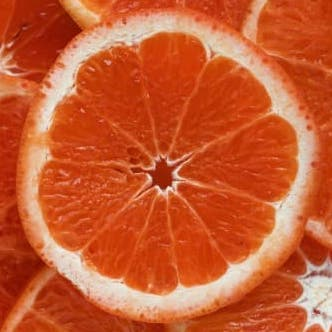
#> input picture opencv python base code/image/test1.jpg, 332 x 332 px, found by its file name
$ python cv_10_2.py
#> lines starting #> are read from the running program, lines starting #| are printed output that depends on the picture; after the words box and inside, x2 and y2 are one past the last pixel; in counts of white or black regions, pixels touching at a corner belong together
import numpy as np
import cv2
import matplotlib.pyplot as plt

def thresholding():
    img = cv2. imread('openCV/startOpenCV/image/test1.jpg', cv2.IMREAD_GRAYSCALE)
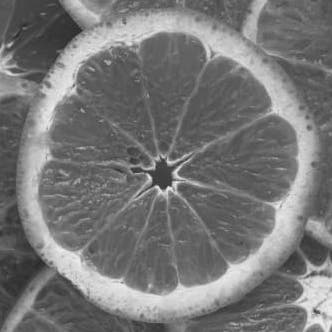
#> img: shape (332, 332); min 36, max 246, mean 118.9
    # 전역 Thresh hold
    ret, thr1 = cv2.threshold(img, 127, 255, cv2.THRESH_BINARY)
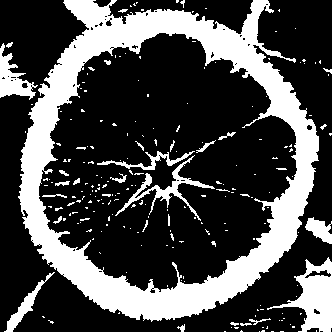
#> thr1: shape (332, 332); 28.8% white; 219 white regions (190 under 20 px), largest, box (x1, y1, x2, y2) and area: (18, 0, 319, 322) 24924, (267, 257, 332, 332) 2026, (115, 155, 215, 221) 946

    # Otsu 바이너리제이션
    ret, thr2 = cv2.threshold(img, 0, 255, cv2.THRESH_BINARY + cv2.THRESH_OTSU)
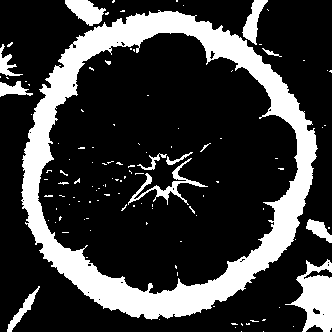
#> thr2: shape (332, 332); 23% white; 117 white regions (104 under 20 px), largest, box (x1, y1, x2, y2) and area: (21, 10, 318, 320) 19916, (285, 259, 332, 332) 1798, (128, 158, 208, 205) 633
#> ret = 142

    # 가우시안 블러 적용 후 Otsu 바이너리 제이션
    blur = cv2.GaussianBlur(img, (5, 5), 0)
    ret, thr3 = cv2.threshold(blur, 0, 255, cv2.THRESH_BINARY + cv2.THRESH_OTSU)
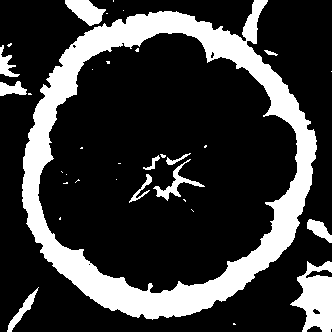
#> thr3: shape (332, 332); 22.7% white; 34 white regions (22 under 20 px), largest, box (x1, y1, x2, y2) and area: (22, 0, 317, 320) 20574, (290, 261, 332, 332) 1826, (65, 0, 106, 26) 613

    titles = ['original noisy', 'Histogram', 'G-Threasholding',
                'original noisy', 'Histogram', 'Otsu Thresholding',
                'Gaussian-filtered', 'Histogram', 'Otsu Threshoing']

    images = [img, 0, thr1, img, 0, thr2, blur, 0, thr3]
    for i in range(3):
        plt.subplot(3, 3, i*3 + 1), plt.imshow(images[i*3], 'gray')
        plt.title(titles[i*3]), plt.xticks([]), plt.yticks([])

        plt.subplot(3,3, i*3 + 2), plt.hist(images[i*3].ravel(), 256)
        plt.title(titles[i*3+1]), plt.xticks([]), plt.yticks([])

        plt.subplot(3, 3, i*3 + 3), plt.imshow(images[i*3 + 2], 'gray')
        plt.title(titles[i*3+2]), plt.xticks([]), plt.yticks([])


    plt.show()
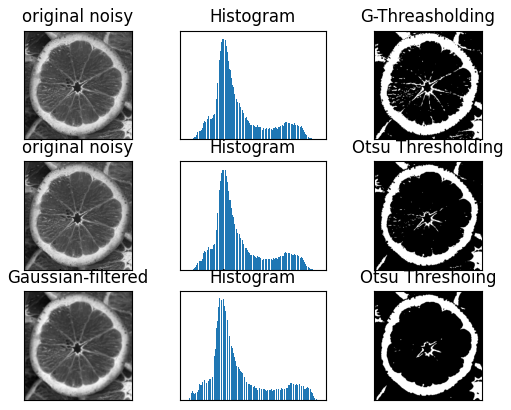
#> figure drawn by matplotlib, 9 panels

thresholding()

$ run again, with opencv python base code/image/test4.jpg copied over opencv python base code/image/test1.jpg
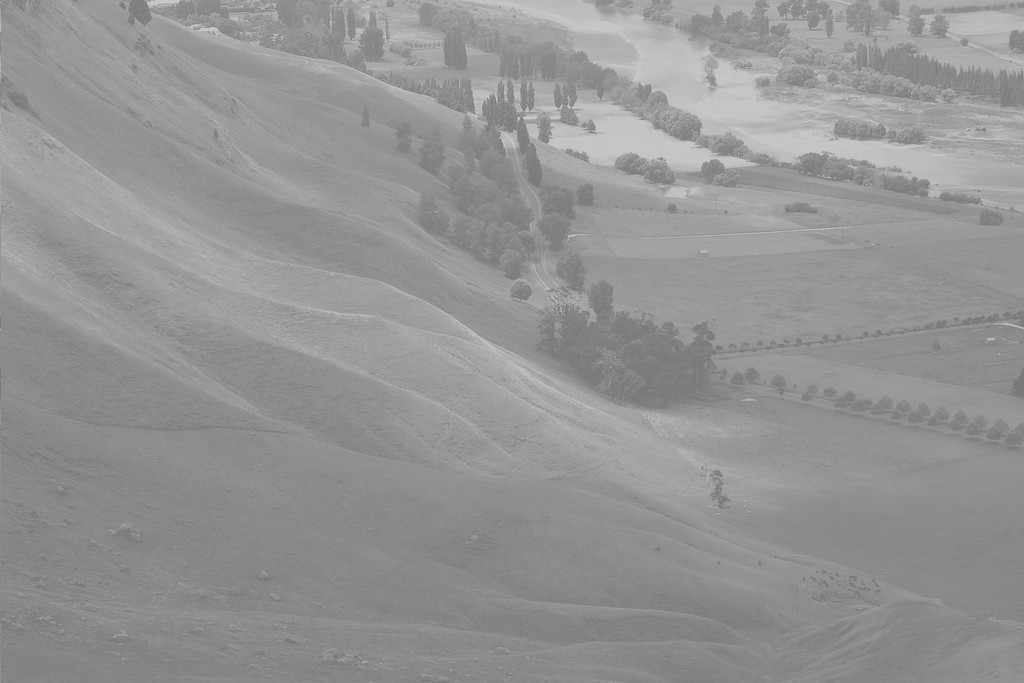
#> input picture opencv python base code/image/test4.jpg, 1024 x 683 px, found by its file name
#> in thresholding, img is the input picture: shape (683, 1024); min 114, max 208, mean 148
#> in thresholding, `ret, thr1 = cv2.threshold(img, 127, 255, cv2.THRESH_BINARY)`:
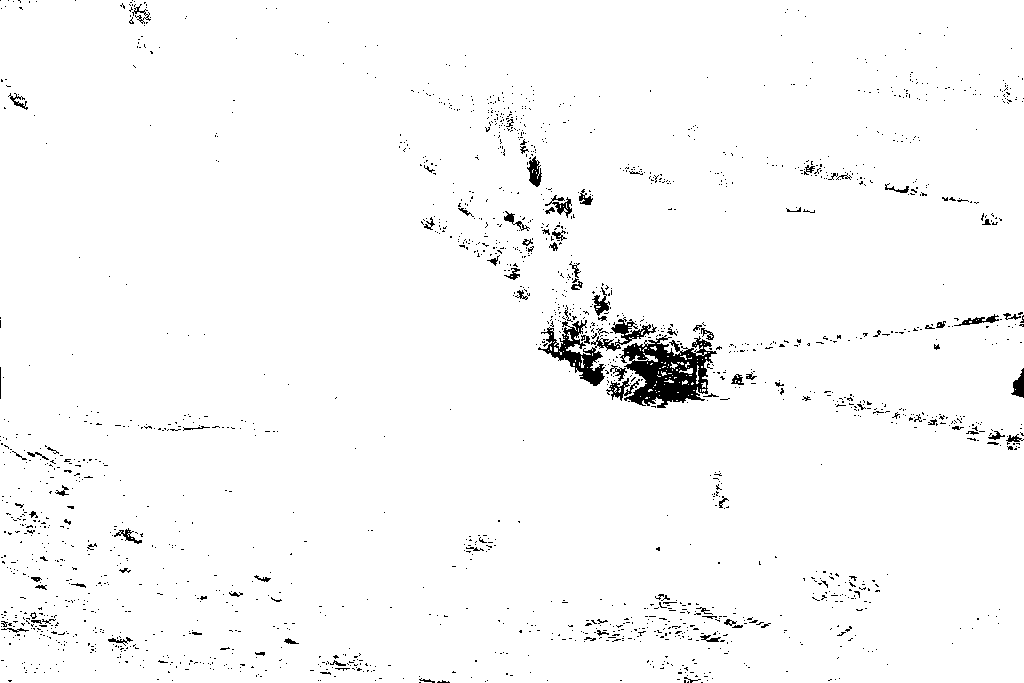
#> thr1: shape (683, 1024); 97.7% white; 1878 black regions (1775 under 20 px), largest, box (x1, y1, x2, y2) and area: (620, 335, 717, 408) 3731, (538, 317, 657, 386) 2075, (606, 378, 640, 401) 260
#> thr2: shape (683, 1024); 28.2% white; 2266 white regions (2160 under 20 px), largest, box (x1, y1, x2, y2) and area: (27, 0, 1024, 322) 112482, (0, 108, 808, 516) 66999, (631, 292, 764, 322) 1106
#> in thresholding, `ret, thr2 = cv2.threshold(img, 0, 255, cv2.THRESH_BINARY + cv2.THRESH_..`: ret = 153
#> in thresholding, `ret, thr3 = cv2.threshold(blur, 0, 255, cv2.THRESH_BINARY + cv2.THRESH..`:
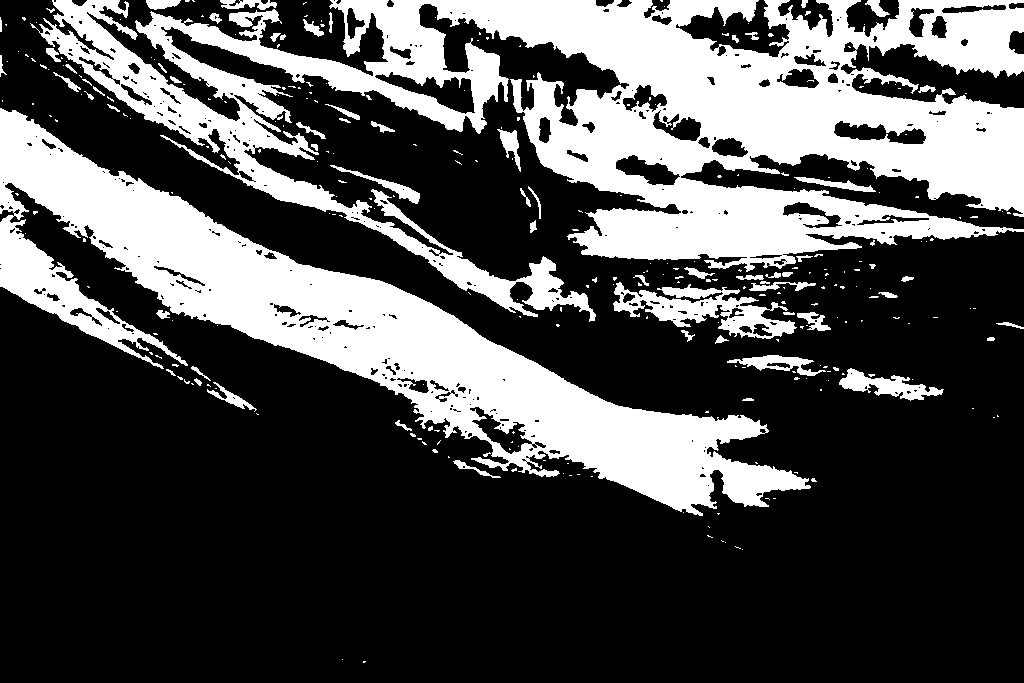
#> thr3: shape (683, 1024); 30.7% white; 309 white regions (244 under 20 px), largest, box (x1, y1, x2, y2) and area: (30, 0, 1024, 322) 124817, (0, 108, 811, 516) 75776, (613, 282, 797, 339) 4240
#> in thresholding, `ret, thr3 = cv2.threshold(blur, 0, 255, cv2.THRESH_BINARY + cv2.THRESH..`: ret = 152
